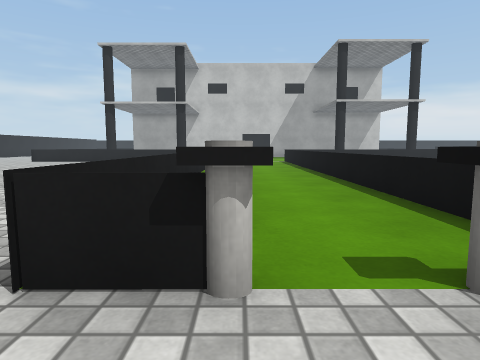
View 1 (above)

17 first-person views from a walk through a 3-D level made in the Unity game engine. The camera is 0.72 m above the floor, tilts 6° down and sees 75° across. The floor is counted in squares, 1 m on a side. Each view is taken from the middle of a square. On the plan, view 1 faces up. The plan holds only what a view shows up to about 10 squares ahead; the rest is blank. The place goes on beyond the plan. Surface patterns are stand-ins for the level's own textures.

View 2
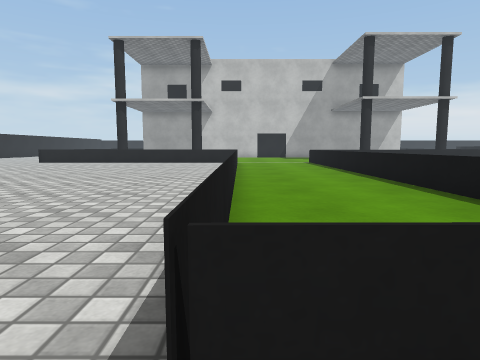

View 3
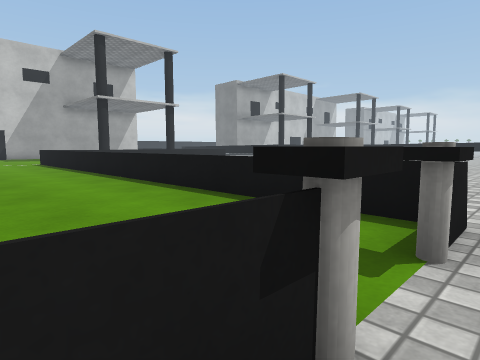

View 4
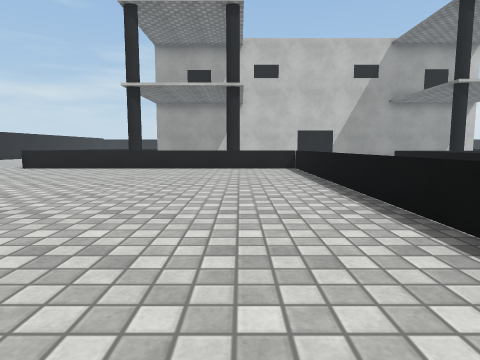

View 5
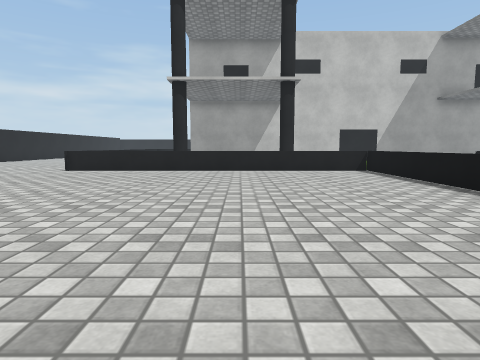

View 6
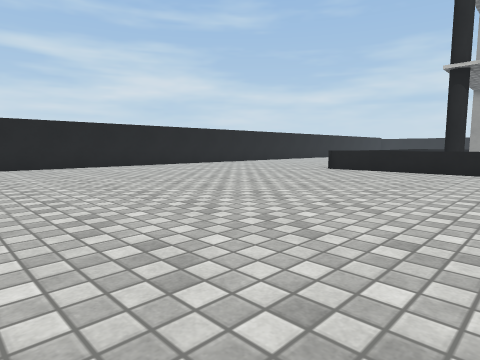

View 7
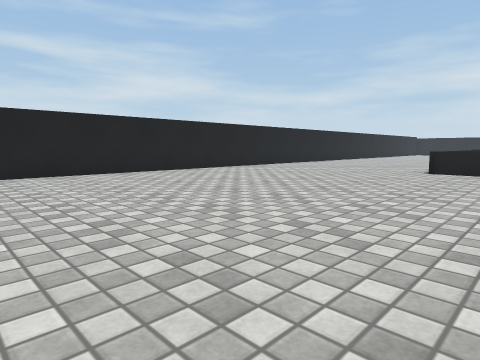

View 8
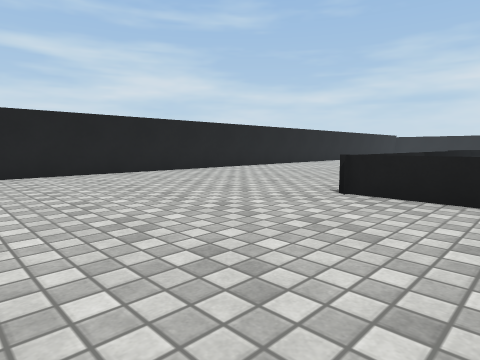

View 9
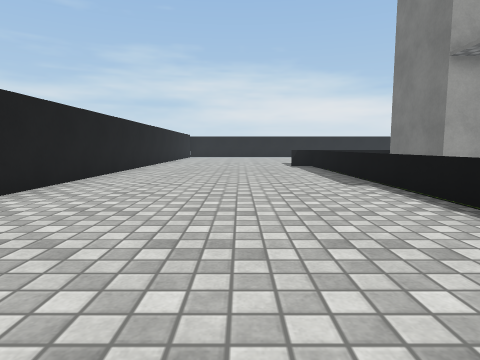

View 10
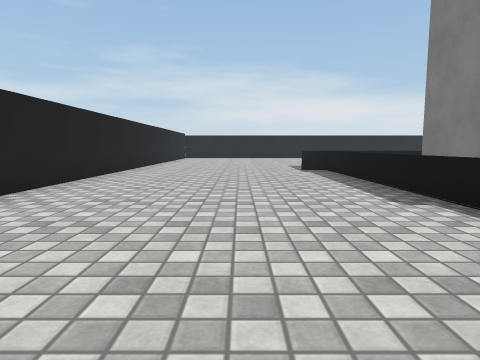

View 11
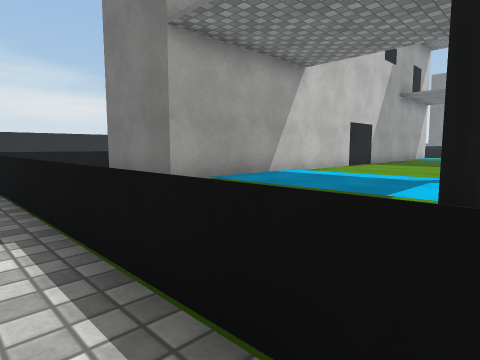

View 12
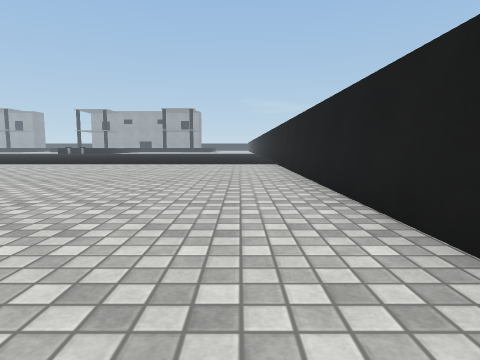

View 13
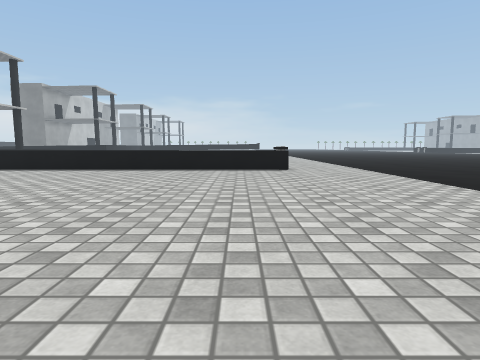

View 14
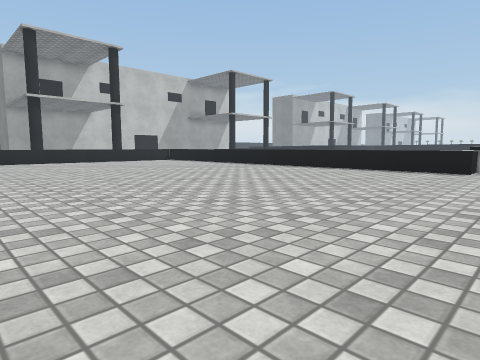

View 15
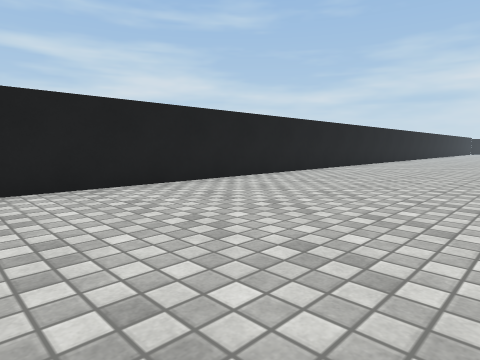

View 16
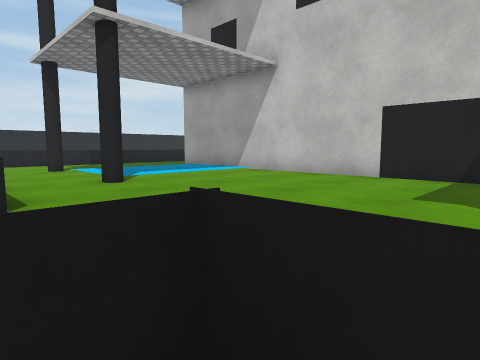

View 17
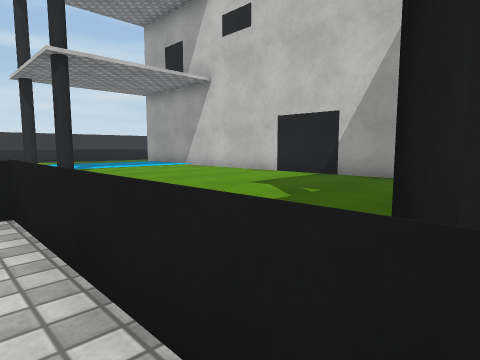

### Floor plan
Key: @ floor where view 1 was taken; # wall or solid block; . main floor; : floor 0.1 m higher than the main floor; = window, fence, low wall or low ledge; C black cylinder; O other object.
Columns run from 17 left of view 1 to 6 right of it. Each row starts with its distance up from view 1.
 25 #......= ##
 24 #......= ##
 23 #......= ##   #######
 22 #......=  ##########
 21 #......=  .:::........
 20 #......=  .:::........
 19 #......=  .:::........
 18 #......=  C:: C.......
 17 #......=.##..##..     CC
 16 #......==========  =====
 15 #...............=  =....
 14 #...............=  =
 13 #...............= .=
 12 #...............= .=
 11 #...............=..=
 10 #...............=..=
  9 #...............=..=
  8 #...............=..=
  7 #...............=..=
  6 #...............=..=
  5 #...............=..=
  4 #...............=..=
  3 #...............=..=
  2 #...............=OO=....
  1 #....................
  0   ...............@

Where each view was taken, in squares from view 1:
view 1: 0 up, 0 right, facing up
view 2: 1 up, 1 left, facing up
view 3: 1 up, 1 left, facing up-right
view 4: 5 up, 3 left, facing up
view 5: 6 up, 5 left, facing up
view 6: 6 up, 5 left, facing up-left
view 7: 6 up, 8 left, facing up-left
view 8: 11 up, 8 left, facing up-left
view 9: 14 up, 13 left, facing up
view 10: 16 up, 13 left, facing up
view 11: 17 up, 11 left, facing up-right
view 12: 11 up, 15 left, facing down
view 13: 3 up, 11 left, facing right
view 14: 0 up, 11 left, facing up-right
view 15: 0 up, 11 left, facing up-left
view 16: 15 up, 3 right, facing up-left
view 17: 15 up, 6 right, facing up-left
